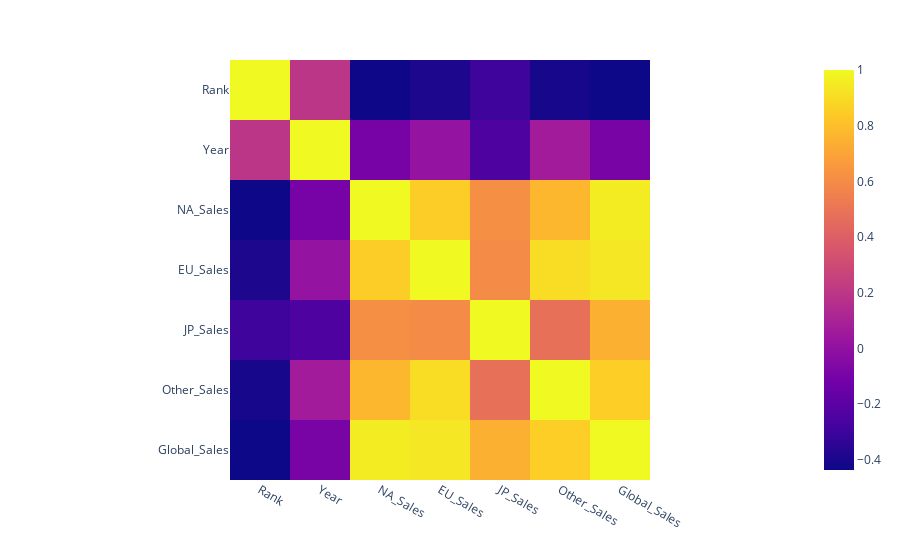

Notebook code for this chart:
### Code cell
px.imshow(corr)

#<xml xmlns="https://developers.google.com/blockly/xml"><variables><variable id="+yh,Zg{hON]zy6D~.rH#">px</variable><variable id="vYNmRXjfooN{J0xidPv?">corr</variable></variables><block type="varDoMethod" id="7PkTI5@+A6#C}J7CTmyF" x="0" y="0"><mutation items="1"></mutation><field name="VAR" id="+yh,Zg{hON]zy6D~.rH#">px</field><field name="MEMBER">imshow</field><data>px:imshow</data><value name="ADD0"><block type="variables_get" id="(,/:%(!_VFReuE;yM!]f"><field name="VAR" id="vYNmRXjfooN{J0xidPv?">corr</field></block></value></block></xml>

### Figure 1 — Plotly figure (JSON) as saved in the notebook; plotly's stock layout.template omitted (floating-point values rounded to 4 significant figures)
{"data": [{"coloraxis": "coloraxis", "hovertemplate": "x: %{x}<br>y: %{y}<br>color: %{z}<extra></extra>", "name": "0", "type": "heatmap", "x": ["Rank", "Year", "NA_Sales", "EU_Sales", "JP_Sales", "Other_Sales", "Global_Sales"], "xaxis": "x", "y": ["Rank", "Year", "NA_Sales", "EU_Sales", "JP_Sales", "Other_Sales", "Global_Sales"], "yaxis": "y", "z": [[1.0, 0.1962, -0.4326, -0.3946, -0.2982, -0.4089, -0.436], [0.1962, 1.0, -0.09876, 0.01086, -0.248, 0.0645, -0.09187], [-0.4326, -0.09876, 1.0, 0.852, 0.615, 0.7696, 0.9568], [-0.3946, 0.01086, 0.852, 1.0, 0.5958, 0.9049, 0.9404], [-0.2982, -0.248, 0.615, 0.5958, 1.0, 0.4791, 0.7458], [-0.4089, 0.0645, 0.7696, 0.9049, 0.4791, 1.0, 0.8546], [-0.436, -0.09187, 0.9568, 0.9404, 0.7458, 0.8546, 1.0]]}], "layout": {"coloraxis": {"colorscale": [[0, "#0d0887"], [0.1111, "#46039f"], [0.2222, "#7201a8"], [0.3333, "#9c179e"], [0.4444, "#bd3786"], [0.5556, "#d8576b"], [0.6667, "#ed7953"], [0.7778, "#fb9f3a"], [0.8889, "#fdca26"], [1, "#f0f921"]]}, "margin": {"t": 60}, "xaxis": {"anchor": "y", "constrain": "domain", "domain": [0, 1], "scaleanchor": "y"}, "yaxis": {"anchor": "x", "autorange": "reversed", "constrain": "domain", "domain": [0, 1]}}}
